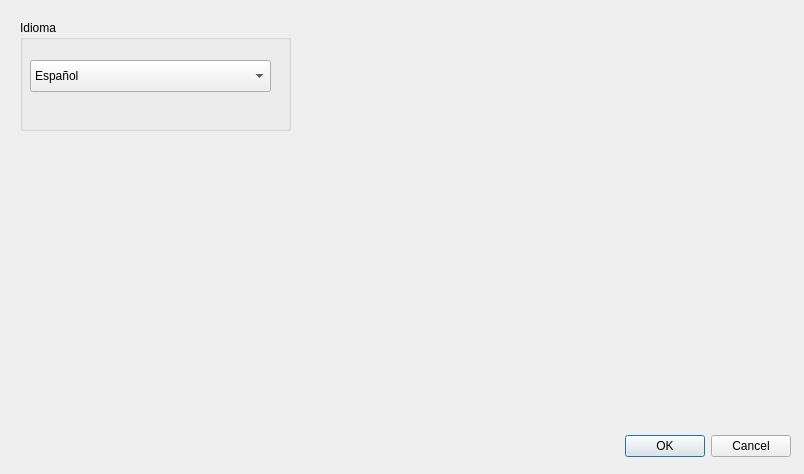
<?xml version="1.0" encoding="UTF-8"?>
<ui version="4.0">
 <class>frmConfig</class>
 <widget class="QDialog" name="frmConfig">
  <property name="geometry">
   <rect>
    <x>0</x>
    <y>0</y>
    <width>804</width>
    <height>474</height>
   </rect>
  </property>
  <property name="windowTitle">
   <string>Configuración de Creative ERP</string>
  </property>
  <widget class="QDialogButtonBox" name="buttonBox">
   <property name="geometry">
    <rect>
     <x>450</x>
     <y>430</y>
     <width>341</width>
     <height>32</height>
    </rect>
   </property>
   <property name="orientation">
    <enum>Qt::Orientation::Horizontal</enum>
   </property>
   <property name="standardButtons">
    <set>QDialogButtonBox::StandardButton::Cancel|QDialogButtonBox::StandardButton::Ok</set>
   </property>
  </widget>
  <widget class="QGroupBox" name="groupBox">
   <property name="geometry">
    <rect>
     <x>20</x>
     <y>20</y>
     <width>271</width>
     <height>111</height>
    </rect>
   </property>
   <property name="title">
    <string>Idioma</string>
   </property>
   <widget class="QComboBox" name="cboIdioma">
    <property name="geometry">
     <rect>
      <x>10</x>
      <y>40</y>
      <width>241</width>
      <height>32</height>
     </rect>
    </property>
    <item>
     <property name="text">
      <string>Español</string>
     </property>
    </item>
    <item>
     <property name="text">
      <string>Française</string>
     </property>
    </item>
    <item>
     <property name="text">
      <string>Català</string>
     </property>
    </item>
    <item>
     <property name="text">
      <string>English</string>
     </property>
    </item>
   </widget>
  </widget>
 </widget>
 <resources/>
 <connections>
  <connection>
   <sender>buttonBox</sender>
   <signal>accepted()</signal>
   <receiver>frmConfig</receiver>
   <slot>accept()</slot>
   <hints>
    <hint type="sourcelabel">
     <x>248</x>
     <y>254</y>
    </hint>
    <hint type="destinationlabel">
     <x>157</x>
     <y>274</y>
    </hint>
   </hints>
  </connection>
  <connection>
   <sender>buttonBox</sender>
   <signal>rejected()</signal>
   <receiver>frmConfig</receiver>
   <slot>reject()</slot>
   <hints>
    <hint type="sourcelabel">
     <x>316</x>
     <y>260</y>
    </hint>
    <hint type="destinationlabel">
     <x>286</x>
     <y>274</y>
    </hint>
   </hints>
  </connection>
 </connections>
</ui>
